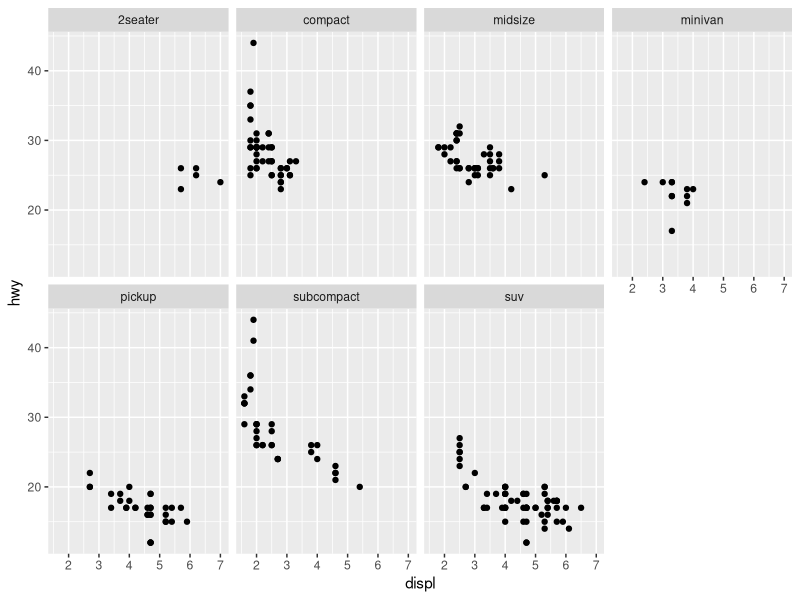
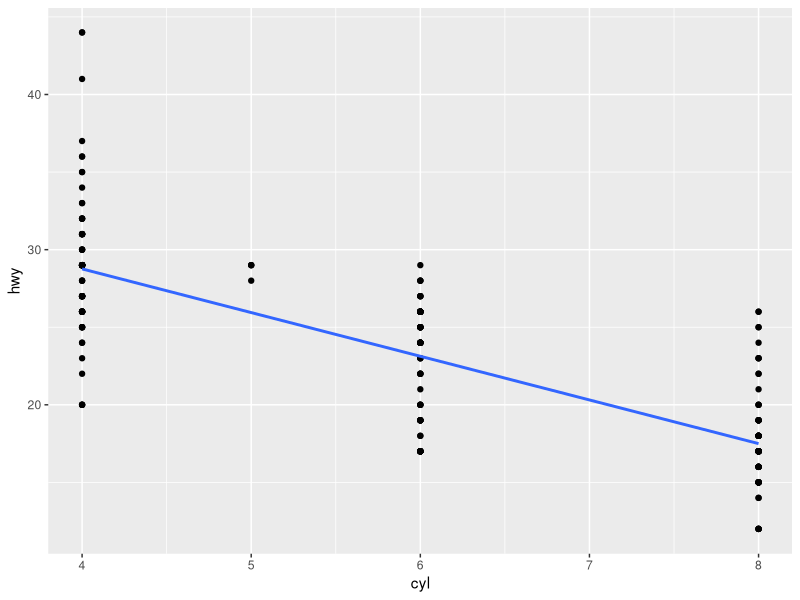
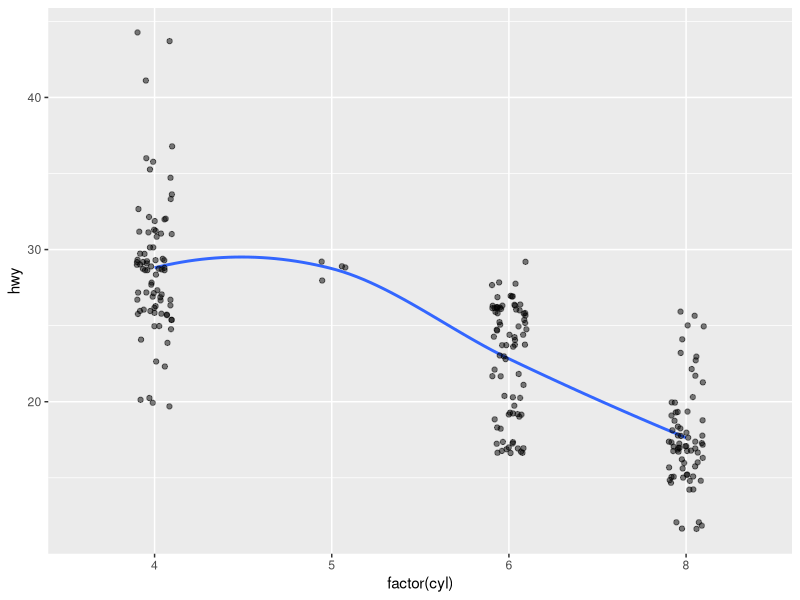

Write the R code that produced these figures, in order.
## ---- chunk 1
library(tidyverse)
## ---- chunk 2
data(mpg)
## ---- chunk 3
ggplot(data = mpg) + 
  geom_point(mapping = aes(x = displ, y = hwy)) + 
  facet_wrap( ~ class, ncol = 4)
## ---- chunk 4
ggplot(data = mpg) + 
  aes(x=cyl, y=hwy) +
  geom_point() +
  #  geom_line()  nicht hilfreich
  geom_smooth(method = "lm", se=FALSE)  # Gerade!
  #   geom_smooth(, se=FALSE)  # oder so

## ---- chunk 5
ggplot(data=mpg) +
  aes(x=factor(cyl), y=hwy) +
  geom_smooth(aes(group = 1),
              se=FALSE)+
  geom_jitter(
              alpha = .5,
              width = .1)
